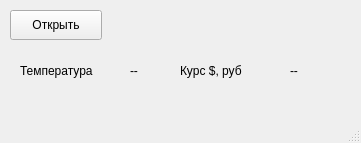
<?xml version="1.0" encoding="UTF-8"?>
<ui version="4.0">
 <class>MainWindow</class>
 <widget class="QMainWindow" name="MainWindow">
  <property name="geometry">
   <rect>
    <x>0</x>
    <y>0</y>
    <width>361</width>
    <height>143</height>
   </rect>
  </property>
  <property name="windowTitle">
   <string>MainWindow</string>
  </property>
  <widget class="QWidget" name="centralwidget">
   <widget class="QPushButton" name="openButton">
    <property name="geometry">
     <rect>
      <x>10</x>
      <y>10</y>
      <width>92</width>
      <height>30</height>
     </rect>
    </property>
    <property name="text">
     <string>Открыть</string>
    </property>
   </widget>
   <widget class="QLabel" name="wethLabelt">
    <property name="geometry">
     <rect>
      <x>20</x>
      <y>60</y>
      <width>101</width>
      <height>22</height>
     </rect>
    </property>
    <property name="text">
     <string>Температура</string>
    </property>
   </widget>
   <widget class="QLabel" name="wethLabel">
    <property name="geometry">
     <rect>
      <x>130</x>
      <y>60</y>
      <width>41</width>
      <height>22</height>
     </rect>
    </property>
    <property name="text">
     <string>--</string>
    </property>
   </widget>
   <widget class="QLabel" name="usdLabelt">
    <property name="geometry">
     <rect>
      <x>180</x>
      <y>60</y>
      <width>101</width>
      <height>22</height>
     </rect>
    </property>
    <property name="text">
     <string>Курс $, руб</string>
    </property>
   </widget>
   <widget class="QLabel" name="usbLabel">
    <property name="geometry">
     <rect>
      <x>290</x>
      <y>60</y>
      <width>41</width>
      <height>22</height>
     </rect>
    </property>
    <property name="text">
     <string>--</string>
    </property>
   </widget>
  </widget>
  <widget class="QMenuBar" name="menubar">
   <property name="geometry">
    <rect>
     <x>0</x>
     <y>0</y>
     <width>361</width>
     <height>27</height>
    </rect>
   </property>
  </widget>
  <widget class="QStatusBar" name="statusbar"/>
 </widget>
 <resources/>
 <connections/>
</ui>
